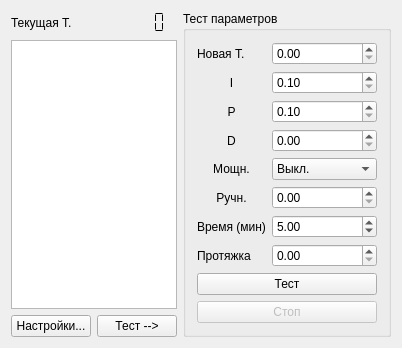
<?xml version="1.0" encoding="UTF-8"?>
<ui version="4.0">
 <class>vib_temperatureClass</class>
 <widget class="QWidget" name="vib_temperatureClass">
  <property name="geometry">
   <rect>
    <x>0</x>
    <y>0</y>
    <width>400</width>
    <height>338</height>
   </rect>
  </property>
  <property name="windowTitle">
   <string>vib_temperature</string>
  </property>
  <layout class="QHBoxLayout" name="horizontalLayout">
   <item>
    <layout class="QVBoxLayout" name="verticalLayout">
     <item>
      <layout class="QHBoxLayout" name="_12">
       <item>
        <widget class="QLabel" name="lbT_test_2">
         <property name="text">
          <string>Текущая Т.</string>
         </property>
        </widget>
       </item>
       <item>
        <widget class="QLCDNumber" name="nlT">
         <property name="sizePolicy">
          <sizepolicy hsizetype="Minimum" vsizetype="Fixed">
           <horstretch>0</horstretch>
           <verstretch>0</verstretch>
          </sizepolicy>
         </property>
         <property name="frameShape">
          <enum>QFrame::NoFrame</enum>
         </property>
         <property name="frameShadow">
          <enum>QFrame::Plain</enum>
         </property>
         <property name="midLineWidth">
          <number>1</number>
         </property>
         <property name="smallDecimalPoint">
          <bool>true</bool>
         </property>
         <property name="segmentStyle">
          <enum>QLCDNumber::Flat</enum>
         </property>
        </widget>
       </item>
      </layout>
     </item>
     <item>
      <widget class="QGraphicsView" name="gvTemp"/>
     </item>
     <item>
      <layout class="QHBoxLayout">
       <item>
        <spacer>
         <property name="orientation">
          <enum>Qt::Horizontal</enum>
         </property>
         <property name="sizeHint" stdset="0">
          <size>
           <width>40</width>
           <height>20</height>
          </size>
         </property>
        </spacer>
       </item>
       <item>
        <widget class="QPushButton" name="btSettings">
         <property name="text">
          <string>Настройки...</string>
         </property>
        </widget>
       </item>
       <item>
        <widget class="QPushButton" name="btShowTest">
         <property name="text">
          <string>Тест --&gt;</string>
         </property>
         <property name="checkable">
          <bool>true</bool>
         </property>
        </widget>
       </item>
      </layout>
     </item>
    </layout>
   </item>
   <item>
    <widget class="QGroupBox" name="gbTest">
     <property name="enabled">
      <bool>true</bool>
     </property>
     <property name="title">
      <string>Тест параметров</string>
     </property>
     <property name="flat">
      <bool>false</bool>
     </property>
     <property name="checkable">
      <bool>false</bool>
     </property>
     <layout class="QGridLayout" name="gridLayout">
      <item row="0" column="0">
       <widget class="QLabel" name="lbNewT_test_2">
        <property name="text">
         <string>Новая Т.</string>
        </property>
       </widget>
      </item>
      <item row="0" column="1">
       <widget class="QDoubleSpinBox" name="sbNewT_test">
        <property name="maximum">
         <double>100000.000000000000000</double>
        </property>
       </widget>
      </item>
      <item row="1" column="0">
       <widget class="QLabel" name="lbI_test_2">
        <property name="text">
         <string>I</string>
        </property>
        <property name="alignment">
         <set>Qt::AlignCenter</set>
        </property>
       </widget>
      </item>
      <item row="1" column="1">
       <widget class="QDoubleSpinBox" name="sbI_test">
        <property name="minimum">
         <double>0.100000000000000</double>
        </property>
        <property name="maximum">
         <double>1000.000000000000000</double>
        </property>
       </widget>
      </item>
      <item row="2" column="0">
       <widget class="QLabel" name="lbP_test_2">
        <property name="text">
         <string>P</string>
        </property>
        <property name="alignment">
         <set>Qt::AlignCenter</set>
        </property>
       </widget>
      </item>
      <item row="2" column="1">
       <widget class="QDoubleSpinBox" name="sbP_test">
        <property name="minimum">
         <double>0.100000000000000</double>
        </property>
        <property name="maximum">
         <double>1000.000000000000000</double>
        </property>
       </widget>
      </item>
      <item row="3" column="0">
       <widget class="QLabel" name="lbD_test_2">
        <property name="sizePolicy">
         <sizepolicy hsizetype="Preferred" vsizetype="Preferred">
          <horstretch>0</horstretch>
          <verstretch>0</verstretch>
         </sizepolicy>
        </property>
        <property name="text">
         <string>D</string>
        </property>
        <property name="alignment">
         <set>Qt::AlignCenter</set>
        </property>
       </widget>
      </item>
      <item row="3" column="1">
       <widget class="QDoubleSpinBox" name="sbD_test">
        <property name="maximum">
         <double>200.000000000000000</double>
        </property>
       </widget>
      </item>
      <item row="4" column="0">
       <widget class="QLabel" name="lbRange_test_2">
        <property name="text">
         <string>Мощн.</string>
        </property>
        <property name="alignment">
         <set>Qt::AlignCenter</set>
        </property>
       </widget>
      </item>
      <item row="4" column="1">
       <widget class="QComboBox" name="cbRange_test">
        <property name="enabled">
         <bool>true</bool>
        </property>
        <item>
         <property name="text">
          <string>Выкл.</string>
         </property>
        </item>
        <item>
         <property name="text">
          <string>Низк. (0.5 Вт)</string>
         </property>
        </item>
        <item>
         <property name="text">
          <string>Сред. (5 Вт)</string>
         </property>
        </item>
        <item>
         <property name="text">
          <string>Выс. (50 Вт)</string>
         </property>
        </item>
       </widget>
      </item>
      <item row="5" column="0">
       <widget class="QLabel" name="lbMout_test_2">
        <property name="sizePolicy">
         <sizepolicy hsizetype="Preferred" vsizetype="Preferred">
          <horstretch>0</horstretch>
          <verstretch>0</verstretch>
         </sizepolicy>
        </property>
        <property name="text">
         <string>Ручн.</string>
        </property>
        <property name="alignment">
         <set>Qt::AlignCenter</set>
        </property>
       </widget>
      </item>
      <item row="5" column="1">
       <widget class="QDoubleSpinBox" name="sbMout_test">
        <property name="maximum">
         <double>100.000000000000000</double>
        </property>
       </widget>
      </item>
      <item row="6" column="0">
       <widget class="QLabel" name="lbt_test_2">
        <property name="text">
         <string>Время (мин)</string>
        </property>
       </widget>
      </item>
      <item row="6" column="1">
       <widget class="QDoubleSpinBox" name="sbt_test">
        <property name="minimum">
         <double>0.010000000000000</double>
        </property>
        <property name="maximum">
         <double>3600.000000000000000</double>
        </property>
        <property name="value">
         <double>5.000000000000000</double>
        </property>
       </widget>
      </item>
      <item row="7" column="0">
       <widget class="QLabel" name="lbRamp_2">
        <property name="text">
         <string>Протяжка</string>
        </property>
       </widget>
      </item>
      <item row="7" column="1">
       <widget class="QDoubleSpinBox" name="sbRamp">
        <property name="maximum">
         <double>100.000000000000000</double>
        </property>
       </widget>
      </item>
      <item row="8" column="0" colspan="2">
       <widget class="QPushButton" name="btTest">
        <property name="text">
         <string>Тест</string>
        </property>
       </widget>
      </item>
      <item row="9" column="0" colspan="2">
       <widget class="QPushButton" name="btStopTest">
        <property name="enabled">
         <bool>false</bool>
        </property>
        <property name="text">
         <string>Стоп</string>
        </property>
       </widget>
      </item>
     </layout>
    </widget>
   </item>
  </layout>
 </widget>
 <layoutdefault spacing="6" margin="11"/>
 <resources/>
 <connections>
  <connection>
   <sender>btShowTest</sender>
   <signal>toggled(bool)</signal>
   <receiver>gbTest</receiver>
   <slot>setVisible(bool)</slot>
   <hints>
    <hint type="sourcelabel">
     <x>195</x>
     <y>320</y>
    </hint>
    <hint type="destinationlabel">
     <x>247</x>
     <y>320</y>
    </hint>
   </hints>
  </connection>
 </connections>
</ui>
